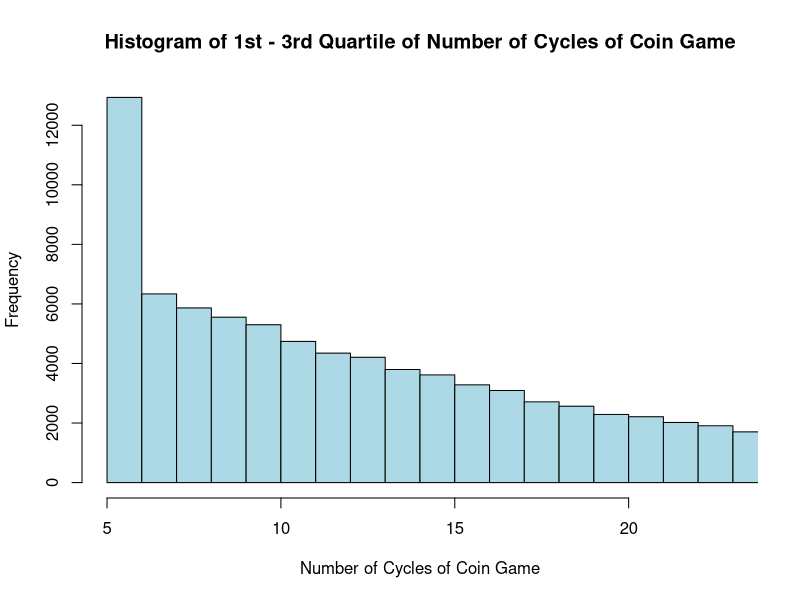

The R script that drew this image:
rm(list = ls())
set.seed(1)

#create a function to simulate an n-sided die roll
die_roll <- function(n) {
  sample(c(1:n),size = 1,prob = rep(1/n,n))
}

#create an empty list to store the expected value of number of turns
#for each replication of the game simulation
x <- list()

#create a function to simulate one replication of the coin game
game <- function(A_coins, B_coins, pot_coins) {
  #initialize value of number of turns at 0
  nturns <- 0
  #define the die roll values that result in game end
  end_roll <- c(4,5,6)
  
  while (TRUE) {
    resultA <- die_roll(6)
    
    #break loop if Player A's turn ends the game
    if(A_coins == 0 & resultA %in% end_roll){
      nturns <- nturns + 1
      break
    }
    
    #perform required action based on the die roll of Player A
      if(resultA %in% end_roll) {
        (A_coins <- A_coins -1) 
        (pot_coins <- pot_coins +1)}
      if(resultA == 2) {
        (A_coins <- A_coins + pot_coins) 
        pot_coins <- 0}
      if(resultA == 3) {
        (A_coins <- A_coins + floor(pot_coins*.5)) 
        (pot_coins <- pot_coins - floor(pot_coins*.5))}
    
    resultB <- die_roll(6)
    
    #break the loop if Player B's turn ends the game
    if(B_coins == 0 & resultB %in% end_roll) {
      nturns <- nturns + 1
      break
    }
    
    #perform required action based on the die roll of Player B
      if(resultB %in% end_roll) {
        (B_coins <- B_coins -1) 
        (pot_coins <- pot_coins +1)}
      if(resultB == 2) {
        (B_coins <- B_coins + pot_coins) 
        pot_coins <- 0}
      if(resultB == 3) {
        (B_coins <- B_coins + floor(pot_coins*.5)) 
        (pot_coins <- pot_coins - floor(pot_coins*.5))}
    nturns <- as.integer(nturns +1)
  }
  return(nturns)
}

#run one replication of the game function to ensure
#output looks as expected
game(4,4,2)

nrep <- 100000
#run 100,000 replications of the game and store results in list x
for (i in 1:nrep){
  x[i] <- game(4,4,2)
}

#unlist list x to analyze its values
replications <- unlist(x)

#plot a histogram of the expected value of number of turns of each replication
#of the game function
hist(replications, breaks = 200, col = "lightblue", 
     main = "Histogram of 1st - 3rd Quartile of Number of Cycles of Coin Game", 
     xlab = "Number of Cycles of Coin Game", xlim = c(5,23))

?hist

#print the summary quartile, min, and max values of the replications
summary(replications)

find_mode <- function(a) {
  u <- unique(a)
  tab <- tabulate(match(a, u))
  u[tab == max(tab)]
}

find_mode(replications)

#write the unlisted replication values to a csv file 
#in order to input into Arena
write.csv(replications, file = "data_distribution.csv")

sample_mean <- mean(replications)
sample_var <- var(replications)
t_value <- qt(.01, nrep - 1, lower.tail = FALSE)

lower_bound <- sample_mean - t_value * sqrt(sample_var)/sqrt(nrep)
lower_bound
upper_bound <- sample_mean + t_value * sqrt(sample_var)/sqrt(nrep)
upper_bound
sample_mean
upper_bound - sample_mean


